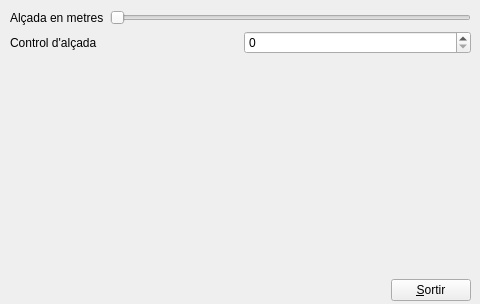
<?xml version="1.0" encoding="UTF-8"?>
<ui version="4.0">
 <class>myForm</class>
 <widget class="QWidget" name="myForm">
  <property name="geometry">
   <rect>
    <x>0</x>
    <y>0</y>
    <width>480</width>
    <height>304</height>
   </rect>
  </property>
  <property name="windowTitle">
   <string>Form</string>
  </property>
  <widget class="QWidget" name="">
   <property name="geometry">
    <rect>
     <x>10</x>
     <y>10</y>
     <width>461</width>
     <height>291</height>
    </rect>
   </property>
   <layout class="QVBoxLayout" name="verticalLayout">
    <item>
     <layout class="QHBoxLayout" name="horizontalLayout">
      <item>
       <widget class="QLabel" name="label">
        <property name="text">
         <string>Alçada en metres</string>
        </property>
       </widget>
      </item>
      <item>
       <widget class="QSlider" name="horizontalSlider">
        <property name="maximum">
         <number>99</number>
        </property>
        <property name="orientation">
         <enum>Qt::Horizontal</enum>
        </property>
       </widget>
      </item>
     </layout>
    </item>
    <item>
     <layout class="QHBoxLayout" name="horizontalLayout_2">
      <item>
       <widget class="QLabel" name="label_2">
        <property name="text">
         <string>Control d'alçada</string>
        </property>
       </widget>
      </item>
      <item>
       <widget class="QSpinBox" name="spinBox"/>
      </item>
     </layout>
    </item>
    <item>
     <spacer name="verticalSpacer">
      <property name="orientation">
       <enum>Qt::Vertical</enum>
      </property>
      <property name="sizeHint" stdset="0">
       <size>
        <width>20</width>
        <height>128</height>
       </size>
      </property>
     </spacer>
    </item>
    <item>
     <layout class="QHBoxLayout" name="horizontalLayout_3">
      <item>
       <spacer name="horizontalSpacer">
        <property name="orientation">
         <enum>Qt::Horizontal</enum>
        </property>
        <property name="sizeHint" stdset="0">
         <size>
          <width>268</width>
          <height>20</height>
         </size>
        </property>
       </spacer>
      </item>
      <item>
       <widget class="QPushButton" name="pushButton">
        <property name="text">
         <string>&amp;Sortir</string>
        </property>
       </widget>
      </item>
     </layout>
    </item>
   </layout>
  </widget>
 </widget>
 <resources/>
 <connections>
  <connection>
   <sender>horizontalSlider</sender>
   <signal>valueChanged(int)</signal>
   <receiver>spinBox</receiver>
   <slot>setValue(int)</slot>
   <hints>
    <hint type="sourcelabel">
     <x>378</x>
     <y>196</y>
    </hint>
    <hint type="destinationlabel">
     <x>376</x>
     <y>330</y>
    </hint>
   </hints>
  </connection>
  <connection>
   <sender>spinBox</sender>
   <signal>valueChanged(int)</signal>
   <receiver>horizontalSlider</receiver>
   <slot>setValue(int)</slot>
   <hints>
    <hint type="sourcelabel">
     <x>370</x>
     <y>330</y>
    </hint>
    <hint type="destinationlabel">
     <x>370</x>
     <y>200</y>
    </hint>
   </hints>
  </connection>
  <connection>
   <sender>pushButton</sender>
   <signal>clicked()</signal>
   <receiver>myForm</receiver>
   <slot>close()</slot>
   <hints>
    <hint type="sourcelabel">
     <x>399</x>
     <y>261</y>
    </hint>
    <hint type="destinationlabel">
     <x>238</x>
     <y>145</y>
    </hint>
   </hints>
  </connection>
 </connections>
</ui>
